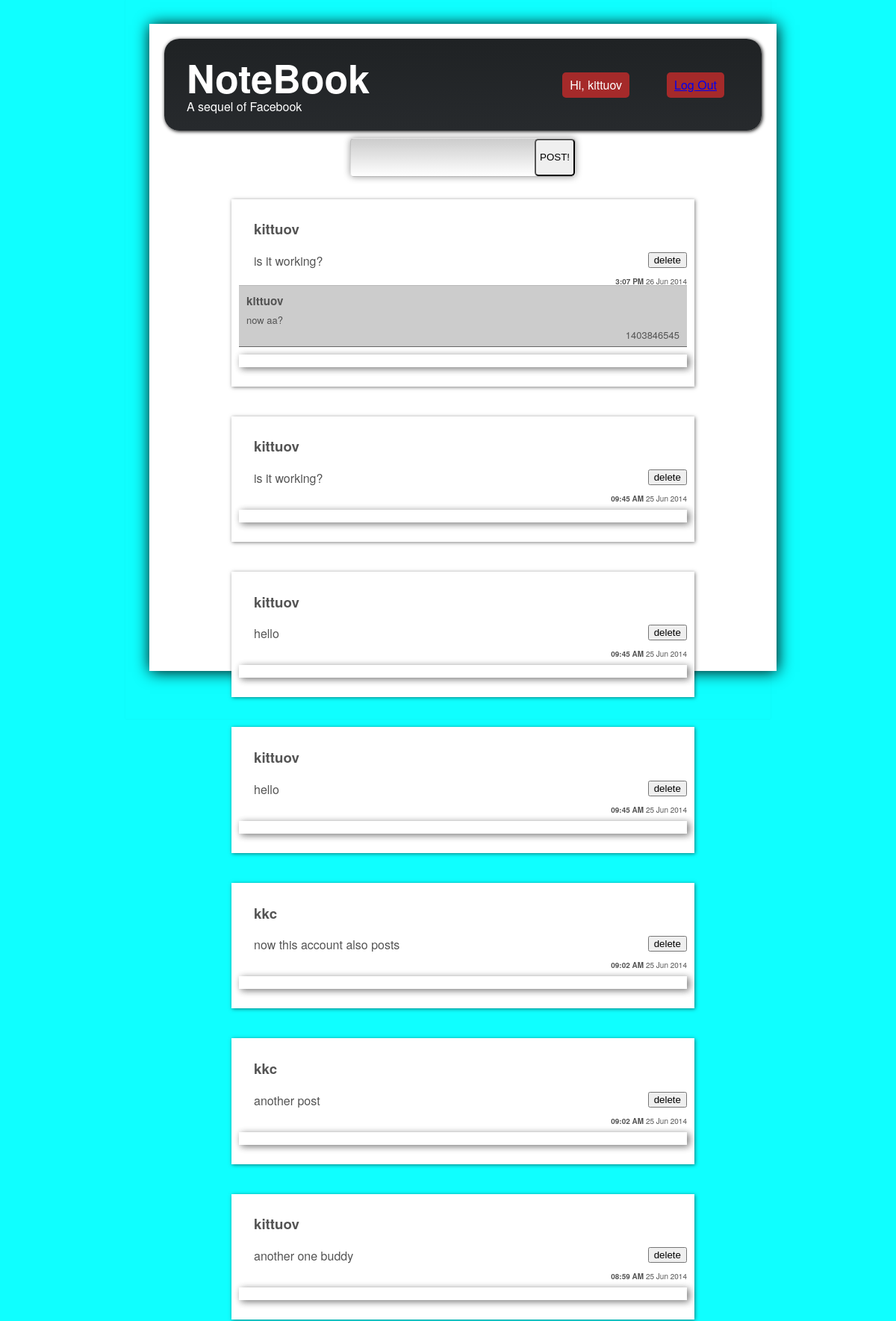
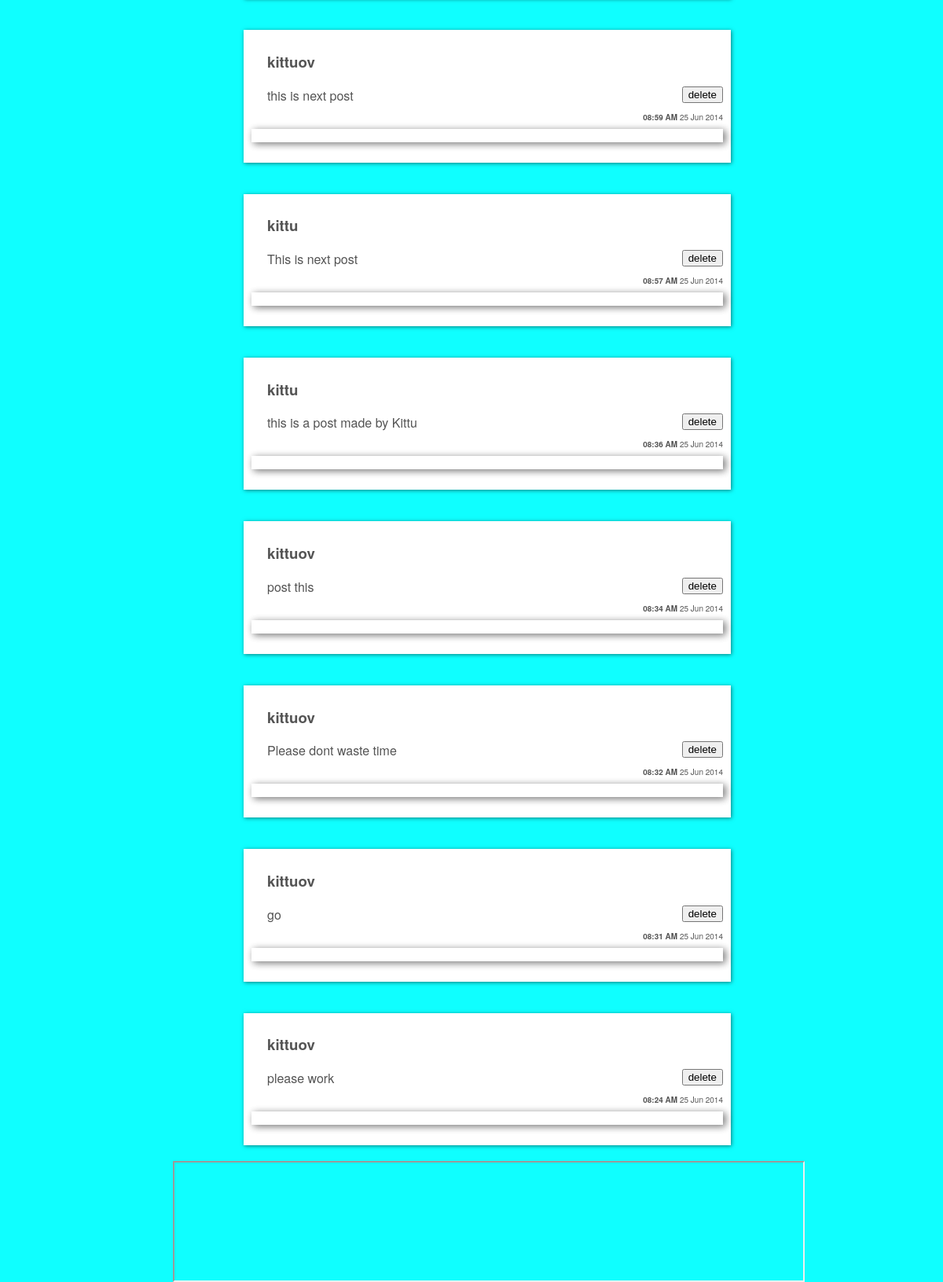
The app's page / (signed in) with its own data (2 pictures, top to bottom).
### tables this page shows
CREATE TABLE IF NOT EXISTS `logininfo` (
  `id` int(11) NOT NULL AUTO_INCREMENT,
  `username` varchar(30) NOT NULL,
  `password` varchar(32) NOT NULL,
  `Email` varchar(32) NOT NULL,
  PRIMARY KEY (`id`)
);

CREATE TABLE IF NOT EXISTS `posts` (
  `id` int(11) NOT NULL AUTO_INCREMENT,
  `content` varchar(700) NOT NULL,
  `user_id` int(11) NOT NULL,
  `time_stamp` int(11) NOT NULL,
  PRIMARY KEY (`id`)
);

CREATE TABLE IF NOT EXISTS `comments` (
  `id` int(11) NOT NULL AUTO_INCREMENT,
  `comment` varchar(500) NOT NULL,
  `user_id` int(11) NOT NULL,
  `post_id` int(11) NOT NULL,
  `time_stamp` int(11) NOT NULL,
  PRIMARY KEY (`id`)
);

### index.php (called while the page is built, shortened)
<?php
include 'functions.php';
include 'signin.php';
include 'body.php';
?>

### functions.php (called while the page is built, shortened)
<?php
function mainmatter()
{
    if (isloggedin())
       include 'posts.php';
    else {include 'loginform.php'; echo @$_SESSION['imp_msg'];$_SESSION['imp_msg']=null;}
}
function signin($id)
{
    $query_new="SELECT `username`,`password`,`Email`,`id` FROM `logininfo` WHERE `id`='$id'";
    if ($query_new_run=mysql_query($query_new))
        $userinfo=mysql_fetch_assoc($query_new_run);
}
function isloggedin ()
{
    if (isset($_SESSION['userid'])&&!empty($_SESSION['userid']))return true;
    else
        return false;
}
function getusername($userid)
{
    $user_query="SELECT `username` FROM `logininfo` where `id` = '$userid'";
    $user_run=mysql_query( $user_query);
    $user_name=mysql_fetch_assoc($user_run);
    return $user_name['username'];
}
?>

### signin.php (called while the page is built)
<?php
    if (isset($_POST['username'])&&!empty($_POST['username']))
    {
        $username=$_POST['username'];
        $password=$_POST['password'];
        if (check($username,$password))
            signin($_SESSION['userid']);
    }else if (isloggedin())
    {
        signin($_SESSION['userid']);
    }
?>

### posts.php (the view, shortened to what this page needs)
<?php
echo '<form action="index.php" method="POST" id="post_body">
            <input type="text" name="post" id="post_content" />
            <input type="submit" value="POST!" id="post_b"/>
        </form>
        <form action="index.php" method="post" name="form1" hidden >
        <input type="text" name="delpost" id="delpost"/>
        <input type="submit" name="del" id="del"/>
        </form>
';
$post_query= "SELECT * FROM `posts` ORDER BY `time_stamp` DESC" ;
$post_query_run=mysql_query($post_query);
while ($post_query_row=mysql_fetch_assoc($post_query_run))
{
    $id=$post_query_row['user_id'];
    $post=$post_query_row['content'];
    $time=$post_query_row['time_stamp'];
    $hrs=date('H',$time);
    $mins=date('i',$time);
    $date=date('d M Y',$time);
    if ($hrs>12)
    {
        $hrs-=12;
        $apm='PM';
    }
    else $apm='AM';
    $completedate='<strong>'.$hrs.':'.$mins.' '.$apm.' </strong>'.$date;
    echo
        '<section class="post" >
            <header class="post_header">
                <h3>'.getusername($id).'</h3>
                <form action="index.php" method="post" >
                <input type="text" name="del" value="'.$post_query_row['id'].'" hidden />
                <input type="submit" value="delete"  style="float:right;"  id="a'.$post_query_row['id'].'" class="delete"/>
                </form>
            </header>
            <article class="post_article">'.$post.'</article>
            <footer class="post_footer">'.$completedate.'</footer>
            '.getcomments($post_query_row["id"]).'
            <form action="index.php" method="post" id="commentform">
                <input type="text" name="post_id" value="'.$post_query_row['id'].'" hidden/>
                <input type="text" name="comment" id="commentform"/>
                <input type="submit" hidden/>
            </form>
        </section>';
}
function getcomments($id)
{
    $query="SELECT  `comment`, `id` , `user_id`, `time_stamp` FROM `comments` WHERE `post_id` = '$id' ORDER BY `time_stamp` ASC";
    if ($query_run=mysql_query($query))
    {
        $value=null;
        while ($query_row=mysql_fetch_assoc($query_run))
        {
            $username=getusername($query_row["user_id"]);
            $value.='<article id="comments_body"> <section id="comment">
                <header><h3>'.$username.'</h3></header>
                <article>'.$query_row["comment"].'</article>
                <footer>'.$query_row["time_stamp"].'</footer>
            </section></article>';
        }
        return $value;
    }else return "queryfail";
}
?>

### body.php (shortened to what this page needs)
<html>
<head>
    <link type="text/css" rel="stylesheet" href="style.css"/>
</head>
<body>
    <div id="body">
        <header id="main_header">
            <header>
                <h1>NoteBook</h1>
                <div class='tag'> A sequel of Facebook</div>
            </header>
            <a id='logout' class='head_button' href="signout.php"> Log Out</a>
            <div id='username' class='head_button' >Hi, <?php if (isset($userinfo['username'])) echo $userinfo['username']; else echo 'Guest';?></div>
        </header>
        <article id="content">
            <?php
                mainmatter();
            ?>
            <iframe src="getcontent.php" width="100%" height="auto" id="posts_frame">
            ;alkdsfl;kasdf
            </iframe>
        </article>
    </div>
</body>
</html>

### style.css (style rules this page uses)
#posts_frame { display:flex; position:relative; flex:1; }
#comments_body { background:rgba(0,0,0,0.2); font-size:13px; text-align:left; line-height:10px; display:block; position:relative; padding-top:0px; padding-bottom:0px; border-bottom:1px solid rgba(0,0,0,0.5); border-top: 1px solid rgba(0,0,0,0.1); }
#comments_body footer { position:relative; display:block; text-align:right; margin:10px; }
#comments_body header { position:relative; display:block; margin:10px; }
#comments_body article { margin:10px; }
#commentform { position:relative; display:block; width:100%; background:none; border:none; box-shadow:3px 2px 10px rgba(0,0,0,0.3); margin-top:10px; }
#post_body { height:50px; width:300px; display:inline-flex; background-image: -moz-linear-gradient( 90deg, rgba(255,255,255,0.5) 0%, rgba(0,0,0,0.2) 100%); background-image: -webkit-linear-gradient( 90deg, rgba(255,255,255,0.5) 0%, rgba(0,0,0,0.2) 100%); background-image: -ms-linear-gradient( 90deg, rgba(255,255,255,0.5) 0%, rgba(0,0,0,0.2) 100%); border: 1px solid rgba(0,0,0,0.1); box-shadow:0px 0px 10px rgba(0,0,0,0.4); margin:10px; border-radius:5px; }
#post_content { height:50px; flex:1; flex-direction:row; position:relative; left:0px; border-radius=5px; background:none; border:none; }
#post_b { position:relative; padding:5px; border-radius:5px; }
.post { width:600px; height:auto; display:inline-block; position:relative; background:white; margin:20px; box-shadow: 1px 1px 5px rgba(0,0,0,0.5); padding:10px; }
.post_header { text-align:left; padding-left:20px; }
.post_footer { text-align:right; line-height:10px; font-size:10px; }
.post_article { text-align:justify; margin:10px; margin-left:20px; }
body { position:relative; background:#0fffff; display:block; text-align:center; align-content:center; margin: 0 auto; padding: 2em 2em 4em; max-width: 800px; font-family: source-sans-pro, "Helvetica Neue", Helvetica, Arial, sans-serif; font-size: 16px; line-height: 1.5em; color: #545454; -webkit-box-shadow: 0 0 2px rgba(0, 0, 0, 0.06); -moz-box-shadow: 0 0 2px rgba(0, 0, 0, 0.06); box-shadow: 0 0 2px rgba(0, 0, 0, 0.06); -webkit-font-smoothing: antialiased; color: #545454; }
#body { width:800px; height:auto; position:relative; display:block; background:white; box-shadow:1px 1px 20px black; padding:20px; min-height:100%; }
#main_header { background-image: -moz-linear-gradient( 90deg, #272a2d 0%, #1f2224 100%); background-image: -webkit-linear-gradient( 90deg, #272a2d 0%, #1f2224 100%); background-image: -ms-linear-gradient( 90deg, #272a2d 0%, #1f2224 100%); border-radius:20px; top:0px; display:block; color:white; padding-left:30px; padding-top:5px; text-align:left; box-shadow:1px 1px 5px black; }
#main_header h1 { text-align:left; display:block; font-size:52px; }
#main_header .tag { position:relative; text-align:left; display:block; top:-20px; }
#main_header header { display:inline-block; }
#main_header .head_button { display:inline; position:relative; text-align:left; float:right; margin-right:50px; margin-top:40px; border-radius:5px; background:brown; padding:5px; padding-left:10px; padding-right:10px; }
#content { height:100%; }

### records on screen
logininfo: username "kittuov"
posts: user.username "kittuov", content "is it working?", hrs "3", time_stamp "07", time_stamp "PM", time_stamp "26 Jun 2014"
comments: user.username "kittuov", comment "now aa?", time_stamp "1403846545"
posts: user.username "kittuov", content "is it working?", time_stamp "09", time_stamp "45", time_stamp "AM", time_stamp "25 Jun 2014"
posts: user.username "kittuov", content "hello", time_stamp "09", time_stamp "45", time_stamp "AM", time_stamp "25 Jun 2014"
posts: user.username "kittuov", content "hello", time_stamp "09", time_stamp "45", time_stamp "AM", time_stamp "25 Jun 2014"
posts: user.username "kkc", content "now this account also posts", time_stamp "09", time_stamp "02", time_stamp "AM", time_stamp "25 Jun 2014"
posts: user.username "kkc", content "another post", time_stamp "09", time_stamp "02", time_stamp "AM", time_stamp "25 Jun 2014"
posts: user.username "kittuov", content "another one buddy", time_stamp "08", time_stamp "59", time_stamp "AM", time_stamp "25 Jun 2014"
posts: user.username "kittuov", content "this is next post", time_stamp "08", time_stamp "59", time_stamp "AM", time_stamp "25 Jun 2014"
posts: user.username "kittu", content "This is next post", time_stamp "08", time_stamp "57", time_stamp "AM", time_stamp "25 Jun 2014"
posts: user.username "kittu", content "this is a post made by Kittu", time_stamp "08", time_stamp "36", time_stamp "AM", time_stamp "25 Jun 2014"
posts: user.username "kittuov", content "post this", time_stamp "08", time_stamp "34", time_stamp "AM", time_stamp "25 Jun 2014"
posts: user.username "kittuov", content "Please dont waste time", time_stamp "08", time_stamp "32", time_stamp "AM", time_stamp "25 Jun 2014"
posts: user.username "kittuov", content "go", time_stamp "08", time_stamp "31", time_stamp "AM", time_stamp "25 Jun 2014"
posts: user.username "kittuov", content "please work", time_stamp "08", time_stamp "24", time_stamp "AM", time_stamp "25 Jun 2014"
